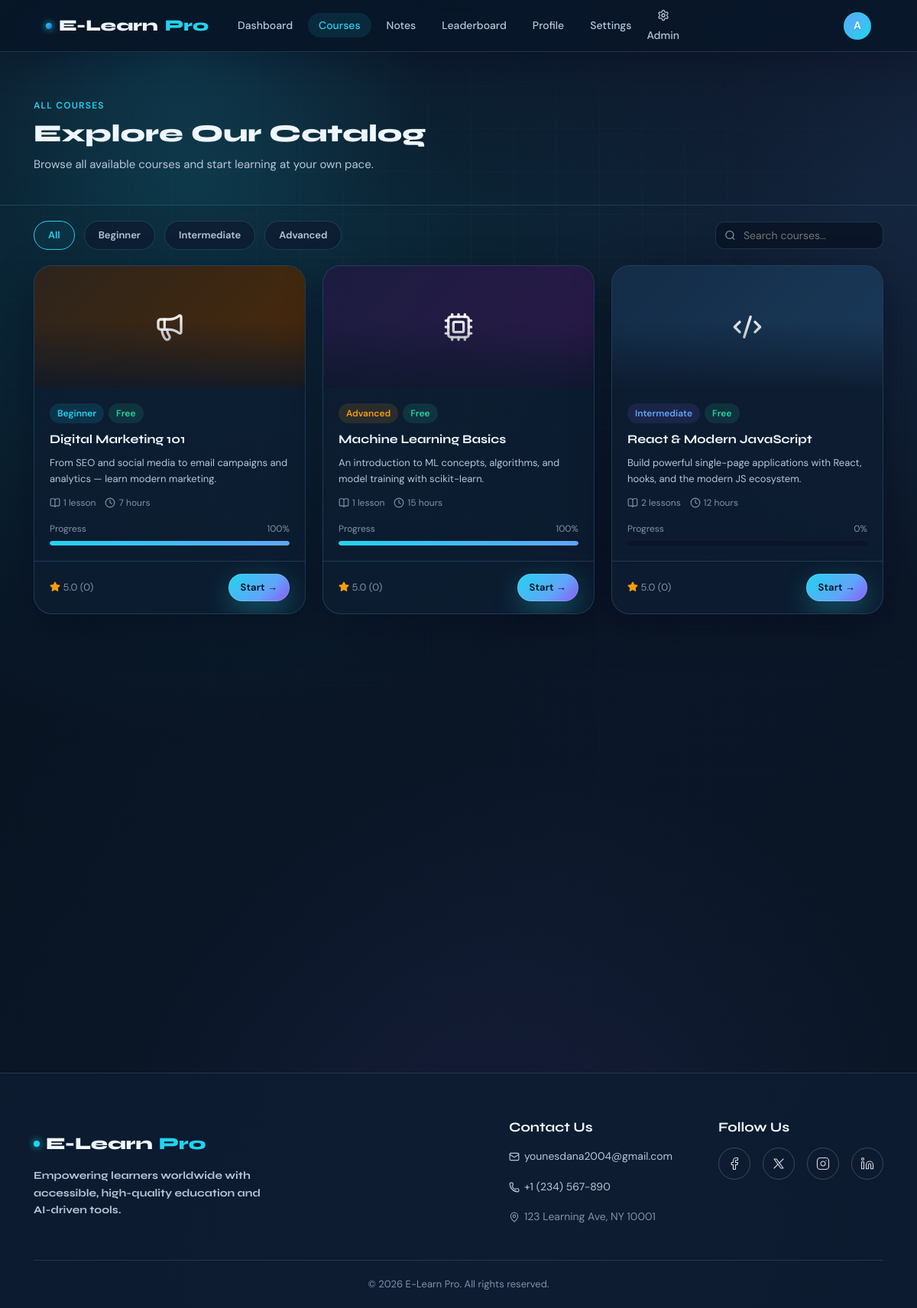
/courses (signed in), run on the app's committed database.
### tables this page shows
CREATE TABLE courses (
            id TEXT PRIMARY KEY,
            title TEXT NOT NULL,
            description TEXT,
            emoji TEXT DEFAULT 'book',
            color TEXT DEFAULT '#1a2a4a',
            level TEXT DEFAULT 'beginner',
            hours INTEGER DEFAULT 0,
            category TEXT DEFAULT 'general',
            created_by INTEGER,
            created_at TEXT
        );

### app.py (the view)
@app.route("/courses")
@login_required
def courses():
    level  = request.args.get("level", "all")
    search = request.args.get("q", "").lower()
    db = get_db()
    user_id = session["user_id"]
    db_courses = db.execute("SELECT * FROM courses ORDER BY created_at DESC").fetchall()
    all_courses = []
    for c in db_courses:
        lessons_rows = db.execute("SELECT * FROM lessons WHERE course_id=? ORDER BY lesson_order", (c["id"],)).fetchall()
        all_courses.append({
            "id": c["id"], "title": c["title"], "desc": c["description"],
            "emoji": c["emoji"], "color": c["color"], "level": c["level"],
            "lessons_count": len(lessons_rows), "hours": c["hours"],
            "rating": 5.0, "reviews": 0, "free": True,
            "category": c["category"], "progress": get_course_progress(user_id, c["id"]), "lessons": [
                {"id": l["id"], "title": l["title"], "desc": l["content"]}
                for l in lessons_rows
            ],
        })
    if level != "all":
        all_courses = [c for c in all_courses if c["level"] == level]
    if search:
        all_courses = [c for c in all_courses if search in c["title"].lower() or search in c["desc"].lower()]
    return render_template("courses.html", user=current_user(), courses=all_courses, level=level, search=search)

### app.py (called while the page is built)
def get_db():
    if "db" not in g:
        g.db = sqlite3.connect(DATABASE, detect_types=sqlite3.PARSE_DECLTYPES)
        g.db.row_factory = sqlite3.Row
    return g.db

def login_required(f):
    @wraps(f)
    def decorated(*args, **kwargs):
        if "user_id" not in session:
            flash("Please sign in to continue.", "info")
            return redirect(url_for("login"))
        return f(*args, **kwargs)
    return decorated

def current_user():
    return {
        "id":    session.get("user_id"),
        "name":  session.get("name"),
        "email": session.get("email"),
        "role":  session.get("role"),
    }

def get_course_progress(user_id, course_id):
    db = get_db()
    total = db.execute("SELECT COUNT(*) FROM lessons WHERE course_id=?", (course_id,)).fetchone()[0]
    if total == 0:
        return 0
    visited = db.execute(
        """
        SELECT COUNT(DISTINCT p.lesson_id)
        FROM progress p
        JOIN lessons l ON l.id = p.lesson_id
        WHERE p.user_id=? AND l.course_id=?
        """,
        (user_id, course_id),
    ).fetchone()[0]
    return int(round((visited / total) * 100))

### templates/courses.html (shortened to what this page needs)
{% extends "base.html" %}
{% block content %}
<div class="page-hero animate-on-scroll">
  <div class="container">
    <div class="section-label">All Courses</div>
    <h1 class="page-hero-title">Explore Our Catalog</h1>
    <p class="page-hero-subtitle">Browse all available courses and start learning at your own pace.</p>
  </div>
</div>
<div class="container">
  <div class="filter-bar animate-on-scroll delay-100">
    <a class="filter-btn {% if level=='all' %}active{% endif %}" href="{{ url_for('courses', level='all', q=search) }}">All</a>
    <a class="filter-btn {% if level=='beginner' %}active{% endif %}" href="{{ url_for('courses', level='beginner', q=search) }}">Beginner</a>
    <a class="filter-btn {% if level=='intermediate' %}active{% endif %}" href="{{ url_for('courses', level='intermediate', q=search) }}">Intermediate</a>
    <a class="filter-btn {% if level=='advanced' %}active{% endif %}" href="{{ url_for('courses', level='advanced', q=search) }}">Advanced</a>
    <form class="search-wrap" method="GET" action="{{ url_for('courses') }}">
      <input type="text" name="q" placeholder="Search courses…" value="{{ search }}" id="search-input"/>
    </form>
  </div>
  <div class="courses-grid" id="courses-grid">
    {% if courses %}
      {% for c in courses %}
      <div class="course-card glass-panel animate-on-scroll delay-200">
        <div class="course-thumb" style="background:linear-gradient(135deg,{{ c.color }}88,{{ c.color }});">
          <i data-lucide="{{ c.emoji }}" style="width:40px;height:40px;color:rgba(255,255,255,0.9);"></i>
        </div>
        <div class="course-body">
          <div style="display:flex;gap:6px;flex-wrap:wrap;">
            <span class="badge badge-{% if c.level=='beginner' %}cyan{% elif c.level=='intermediate' %}purple{% else %}yellow{% endif %}" style="text-transform:capitalize;">{{ c.level }}</span>
            {% if c.free %}<span class="badge badge-green">Free</span>{% endif %}
          </div>
          <div class="course-title">{{ c.title }}</div>
          <p class="course-desc">{{ c.desc }}</p>
          <div class="course-meta">
            <span><i data-lucide="book-open" style="width:14px;height:14px;vertical-align:-2px;"></i> {{ c.lessons_count }} lesson{% if c.lessons_count != 1 %}s{% endif %}</span>
            <span><i data-lucide="clock" style="width:14px;height:14px;vertical-align:-2px;"></i> {{ c.hours }} hours</span>
          </div>
          <div style="margin-top:4px;">
            <div style="display:flex;justify-content:space-between;font-size:12px;color:var(--text-muted);margin-bottom:6px;"><span>Progress</span><span>{{ c.progress }}%</span></div>
            <div class="progress-bar-wrap"><div class="progress-bar-fill" style="width:{{ c.progress }}%"></div></div>
          </div>
        </div>
        <div class="course-footer">
          <span style="font-size:13px;color:var(--text-muted);"><i data-lucide="star" style="width:14px;height:14px;vertical-align:-2px;color:var(--warning);fill:var(--warning);"></i> {{ "%.1f"|format(c.rating) }} ({{ c.reviews }})</span>
          <a href="{{ url_for('lesson', course_id=c.id) }}" class="btn btn-primary btn-sm" style="text-decoration:none;">Start →</a>
        </div>
      </div>
      {% endfor %}
    {% endif %}
  </div>
</div>
{% endblock %}

### templates/courses.html (style rules this page uses)
.filter-bar { display:flex;align-items:center;gap:12px;flex-wrap:wrap;padding:20px 0; }
.filter-btn { background:var(--bg-card);border:1.5px solid var(--border);color:var(--text-secondary);padding:7px 18px;border-radius:100px;font-size:13px;font-weight:600;text-decoration:none;transition:all var(--transition); }
.filter-btn:hover,.filter-btn.active { border-color:var(--accent);color:var(--accent);background:rgba(0,212,255,0.05); }
.search-wrap { position:relative;margin-left:auto; }
.search-wrap input { padding-left:36px;width:220px;padding-top:8px;padding-bottom:8px; }
.courses-grid { display:grid;grid-template-columns:repeat(3,1fr);gap:22px;padding-bottom:60px; }

### data on the page
courses: level "Beginner", title "Digital Marketing 101", desc "From SEO and social media to email campaigns and analytics — learn modern marketing.", lessons_count "1", hours "7", progress "100", rating "5.0", reviews "0"
courses: level "Advanced", title "Machine Learning Basics", desc "An introduction to ML concepts, algorithms, and model training with scikit-learn.", lessons_count "1", hours "15", progress "100", rating "5.0", reviews "0"
courses: level "Intermediate", title "React & Modern JavaScript", desc "Build powerful single-page applications with React, hooks, and the modern JS ecosystem.", lessons_count "2", hours "12", progress "0", rating "5.0", reviews "0"

### other printed values
{{ session.name[0]|upper if session.name else 'U' }} "A"
